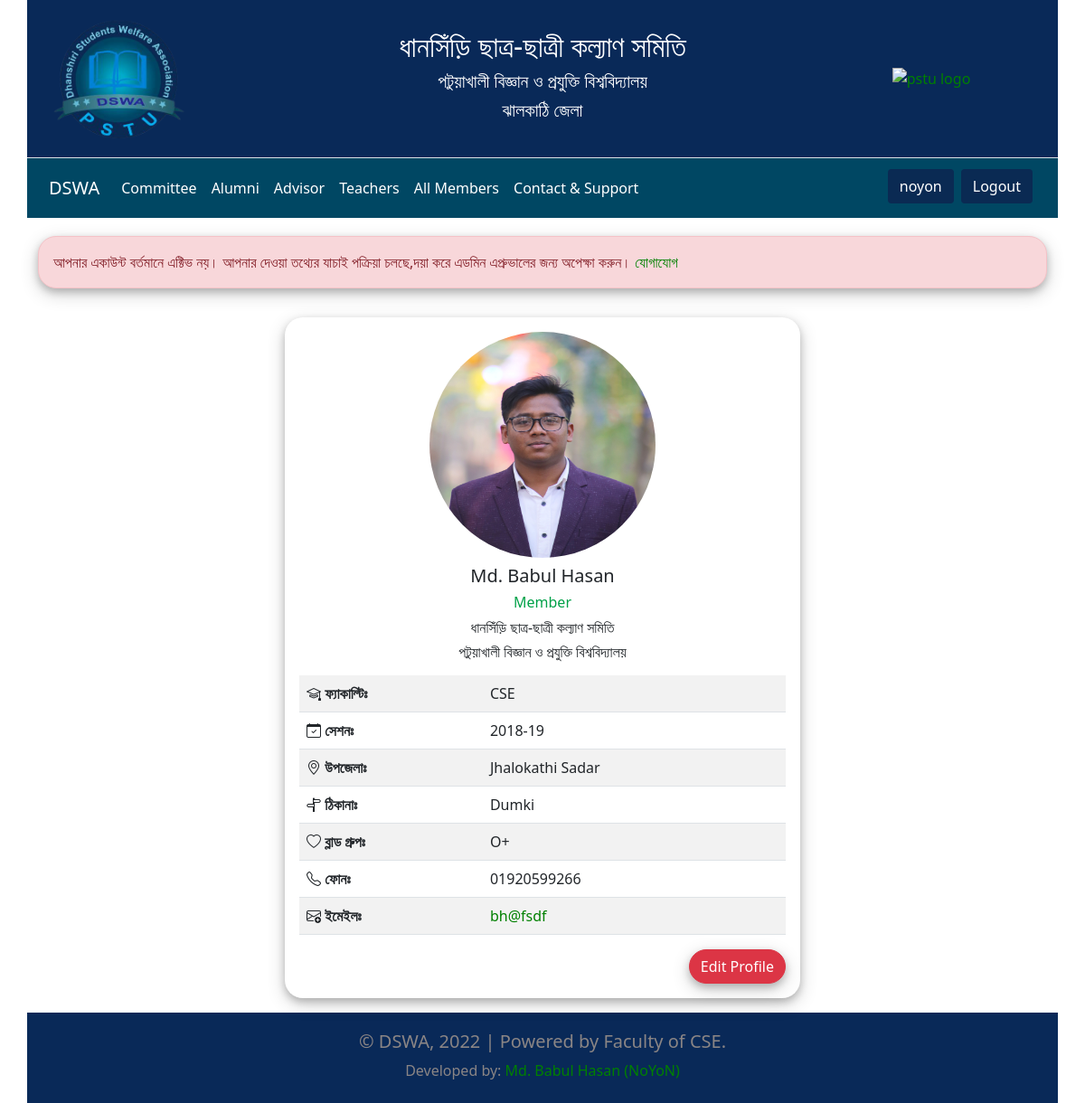
Screenshot of /profile (signed in) with the database file from the repository.
### APP_Member/models.py (models this page shows, shortened)
class Student(models.Model):
    Faculty = [
        ('CSE', 'CSE'),
        ('Agri', 'Agriculture'),
        ('BBA', 'BBA'),
        ('Fisheries', 'Fisheries'),
        ('ESDM', 'ESDM'),
        ('LLA', 'LLA'),
    ]
    Gender = [
        ('Male', 'Male'),
        ('Female', 'Female'),
        ('Others', 'Others'),
    ]
    Upazila = [
        ('Jhalokathi Sadar', 'Jhalokathi Sadar'),
        ('Nalcity', 'Nalcity'),
        ('Rajapur', 'Rajapur'),
        ('Kathalia', 'Kathalia'),
    ]
    Blood = [
        ('A+', 'A+'),
        ('A-', 'A-'),
        ('B+', 'B+'),
        ('B-', 'B-'),
        ('O+', 'O+'),
        ('O-', 'O-'),
        ('AB+', 'AB+'),
        ('AB-', 'AB-'),
    ]
    user = models.OneToOneField(User, on_delete=models.CASCADE)
    is_approved = models.BooleanField(default=False)
    is_alumni = models.BooleanField(default=False)
    priority = models.IntegerField(default=1000)
    designation = models.CharField(max_length=100, default="Member")
    name = models.CharField(max_length=100)
    gender = models.CharField(max_length=20, choices=Gender)
    session = models.CharField(max_length=100)
    faculty = models.CharField(max_length=100, choices=Faculty)
    upazila = models.CharField(max_length=100, choices=Upazila)
    address = models.CharField(max_length=100)
    phone = models.CharField(max_length=20, null=True, blank=True)
    blood = models.CharField(max_length=20, null=True, blank=True, choices=Blood)
    picture = models.ImageField(upload_to='profile pictures', null=True, blank=True)

### APP_Member/views.py (the view)
# urls.py: path('profile', views.profile, name="profile"),
@login_required(login_url='login')
def profile(request):
    if request.user.first_name == "student":
        if Student.objects.filter(user=request.user).exists():
            user_profile = Student.objects.get(user=request.user)
            return render(request, 'member/profile.html', {'user_profile': user_profile})
        return redirect('register')
    else:
        if Teacher.objects.filter(user=request.user).exists():
            user_profile = Teacher.objects.get(user=request.user)
            return render(request, 'member/teacher_profile.html', {'user_profile': user_profile})
        return redirect('register')

### template/member/profile.html (shortened to what this page needs)
{% extends "../main.html" %}
{% load static %}
{% block content %}
    <div class="container">
        <div class="row">
            <div class="col-md-12">
                {% if user_profile.is_approved == False %}
                    <div class="profile-box alert alert-danger mt-3" role="alert">
                       আপনার একাউন্ট বর্তমানে এক্টিভ নয়। আপনার দেওয়া তথ্যের যাচাই পক্রিয়া চলছে,দয়া করে এডমিন এপ্রুভালের জন্য অপেক্ষা করুন।
                         <a href="{% url 'contact' %}">যোগাযোগ</a>
                    </div>
                {% endif %}
            </div>
            <div class="col-md-3">
            </div>
            <div class="profile-box col-md-6 p-3 px-3 my-3">
                {% if user_profile.picture %}
                    <div class="text-center">
                        <img class=" update-pic image-fluid" src="{{ user_profile.picture.url }}">
                    </div>
                {% else %}
                    <div class="text-center">
                        <img class=" update-pic image-fluid" src="{% static 'image/profile.jpg' %}">
                    </div>
                {% endif %}
                <div class="profile-body ">
                    <div class="text-center mt-2">
                        <h5>{{ user_profile.name }}</h5>
                        <h6 style="color: #00a148" class="">{{ user_profile.designation }}</h6>
                        <h6 class="card-text"> ধানসিঁড়ি ছাত্র-ছাত্রী কল্যাণ সমিতি</h6>
                        <h6 class="card-text"> পটুয়াখালী বিজ্ঞান ও প্রযুক্তি বিশ্ববিদ্যালয়</h6>
                    </div>
                    <table class="table table-striped my-3">
                        <tbody>
                        <tr>
                            <th><i class="bi bi-mortarboard"></i> ফ্যাকাল্টিঃ</th>
                            <td>{{ user_profile.faculty }}</td>
                        </tr>
                        <tr>
                            <th><i class="bi bi-calendar-check"></i> সেশনঃ</th>
                            <td>{{ user_profile.session }}</td>
                        </tr>
                        <tr>
                            <th><i class="bi bi-geo-alt"></i> উপজেলাঃ</th>
                            <td>{{ user_profile.upazila }}</td>
                        </tr>
                        <tr>
                            <th><i class="bi bi-signpost-split"></i> ঠিকানাঃ</th>
                            <td>{{ user_profile.address }}</td>
                        </tr>
                        <tr>
                            <th scope="col"><i class="bi bi-heart"></i> ব্লাড গ্রুপঃ</th>
                            <td scope="col">{{ user_profile.blood }}</td>
                        </tr>
                        <tr>
                            <th><i class="bi bi-telephone"></i> ফোনঃ</th>
                            <td>{{ user_profile.phone }}</td>
                        </tr>
                        <tr>
                            <th><i class="bi bi-envelope-plus"></i> ইমেইলঃ</th>
                            <td><a href="mailto:{{ user.email }}">{{ user.email }}</a></td>
                        </tr>
                        </tbody>
                    </table>
                    <div class="text-end">
                                            <a class="profile-box btn btn-danger" href="{% url 'update' %}">Edit Profile</a>
                    </div>
                </div>
            </div>
            <div class="col-md-3"></div>
        </div>
    </div>
{% endblock %}

### template/main.html (shortened to what this page needs)
{% load static %}
<!DOCTYPE html>
<html lang="en">
<head>
    <link href="https://cdn.jsdelivr.net/npm/bootstrap@5.0.2/dist/css/bootstrap.min.css" rel="stylesheet"
>
    <link rel="stylesheet" href="https://cdn.jsdelivr.net/npm/bootstrap-icons@1.7.2/font/bootstrap-icons.css">
    <link rel="stylesheet" href="{% static '/css/style.css' %}">
</head>
<body>
<div class="container top border-bottom ">
    <div class="row align-items-center p-2">
        <div class="col-sm-2">
            <a href="/"><img class="toplogo img-fluid p-2" src="{% static 'image/logo.png' %}" alt="pstu logo"></a>
        </div>
        <div class="top-text col-sm-8 py-4">
            <div class="row">
                <div class="col-sm-12 text-center">
                    <h2 class="lekha">ধানসিঁড়ি ছাত্র-ছাত্রী কল্যাণ সমিতি</h2>
                    <h5 class="text-white">পটুয়াখালী বিজ্ঞান ও প্রযুক্তি বিশ্ববিদ্যালয়</h5>
                    <h5 class="text-white">ঝালকাঠি জেলা</h5>
                </div>
            </div>
        </div>
        <div class=" col-sm-2">
            <a href="/"><img class="toplogo img-fluid" src="{% static '/image/pstulogo.png' %}" alt="pstu logo"></a>
        </div>
    </div>
</div>
<div class="menu container">
    <nav class="navbar navbar-expand-lg navbar-light box-shadow mb-1">
        <div class="container">
            <a class="navbar-brand" href="/">DSWA</a>
            <div class="collapse navbar-collapse" id="navbarNav">
                <ul class="navbar-nav">
                    <li class="nav-item">
                        <a class="nav-link" href="{% url 'committee' %}">Committee</a>
                    </li>
                    <li class="nav-item">
                        <a class="nav-link" href="{% url 'alumni' %}">Alumni</a>
                    </li>
                    <li class="nav-item">
                        <a class="nav-link" href="#">Advisor</a>
                    </li>
                    <li class="nav-item">
                        <a class="nav-link" href="{% url 'teacher' %}">Teachers</a>
                    </li>
                    <li class="nav-item">
                        <a class="nav-link" href="{% url 'members' %}">All Members</a>
                    </li>
                    <li class="nav-item">
                        <a class="nav-link" href="{% url 'contact' %}">Contact & Support</a>
                    </li>
                </ul>
                <ul class="navbar-nav ms-auto">
                    {% if user.is_authenticated %}
                        <li class="nav-item">
                            <a class="btn m-1 menubutton" href="{% url 'profile' %}">{{ user.username }}</a>
                        </li>
                        <li class="nav-item mb-1">
                            <a class="btn  m-1  menubutton" aria-current="page" href="{% url 'logout' %}">Logout</a>
                        </li>
                    {% endif %}
                </ul>
            </div>
        </div>
    </nav>
</div>
{% block content %}{% endblock %}
<footer class="w-100 container">
    <div class="container">
        <div class="row text-center">
            <div class="col-md-3 mb-1">
            </div>
            <div class="col-md-6 mb-1">
                <h5>© DSWA, 2022 | Powered by Faculty of CSE.</h5>
                <span>Developed by:</span>
                <a href="{% url 'contact' %}">Md. Babul Hasan (NoYoN)</a>
            </div>
            <div class="col-md-3">
            </div>
        </div>
    </div>
</footer>
</body>
</html>

### static/css/style.css (style rules this page uses)
.top { background-color: #092958; }
.toplogo { display: flex; }
.lekha { color: white; text-shadow: #092958; }
.menu { background-color: #004763; }
.navbar-light .navbar-brand { color: white; }
.navbar-light .navbar-nav .nav-link { color: white; }
a { color: green; text-decoration: none; }
footer { background-color: #092958; padding-top: 20px; padding-bottom: 20px; color: rgb(138, 133, 133); }
.menubutton { background-color: #0a2a53; color: white; }
.update-pic { width: 250px; height: 250px; border-radius: 50%; }
.profile-box { border-radius: 20px; box-shadow: 0 4px 8px 0 rgba(0, 0, 0, 0.2), 0 6px 20px 0 rgba(0, 0, 0, 0.19); }

### rows the page displays
Student: picture (picture), name "Md. Babul Hasan", designation "Member", faculty "CSE", session "2018-19", upazila "Jhalokathi Sadar", address "Dumki", blood "O+", phone "01920599266"

### other values shown
{{ user.username }} "noyon"
{{ user.email }} "bh@fsdf"
